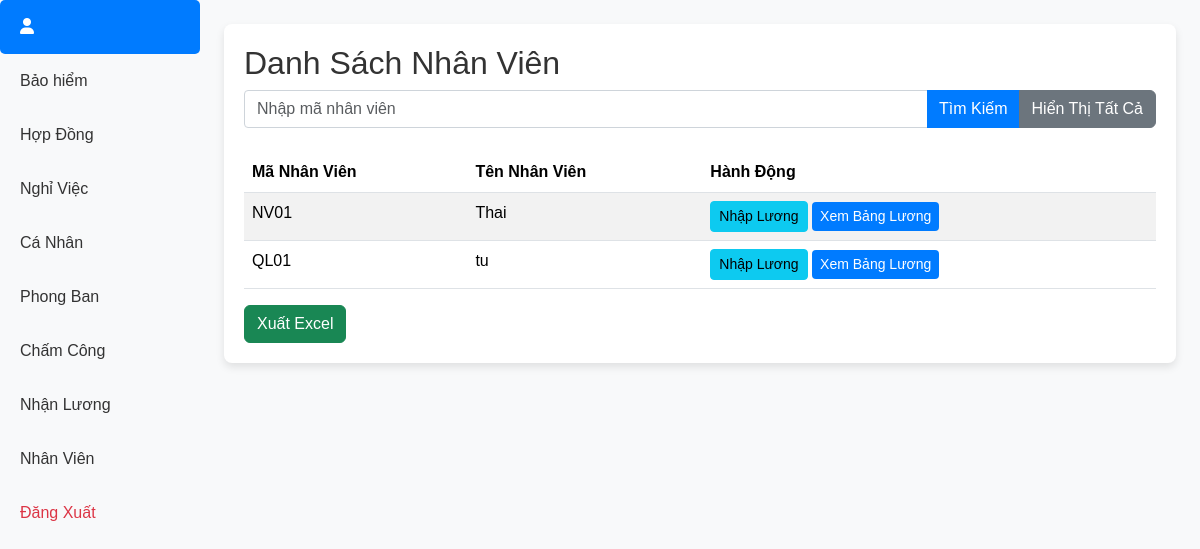
The page /salary/ on the database its author committed.
### hr/models.py (models this page shows, shortened)
class NhanVien(models.Model):
    GIOI_TINH_CHOICES = [
        (0, 'Nữ'),
        (1, 'Nam'),
    ]
    ma_nhan_vien = models.CharField(max_length=30, primary_key=True)
    mat_khau = models.CharField(max_length=100)
    ho_ten = models.CharField(max_length=50)
    ngay_sinh = models.DateField()
    que_quan = models.CharField(max_length=100)
    hinh_anh = models.ImageField(upload_to='hinh_anh_nhan_vien/', blank=True, null=True)
    gioi_tinh = models.IntegerField(choices=GIOI_TINH_CHOICES)
    dan_toc = models.CharField(max_length=10)
    sdt_nhan_vien = models.CharField(max_length=11)
    ma_chuc_vu_nv = models.ForeignKey('ChucVuNhanVien', on_delete=models.CASCADE)
    trang_thai = models.BooleanField()
    ma_phong_ban = models.ForeignKey(PhongBan, on_delete=models.CASCADE)
    ma_hop_dong = models.ForeignKey('HopDong', on_delete=models.CASCADE)
    ma_chuyen_nganh = models.ForeignKey(ChuyenNganh, on_delete=models.CASCADE)
    ma_trinh_do_hoc_van = models.ForeignKey('TrinhDoHocVan', on_delete=models.CASCADE)
    cmdn = models.CharField(max_length=50)

### hr/views.py (the view)
# urls.py: path('salary/', salary_view, name='salary'),
def salary_view(request):
    search_query = request.GET.get('ma_nhan_vien', '')
    if search_query:
        employees = NhanVien.objects.filter(ma_nhan_vien__icontains=search_query)
    else:
        employees = NhanVien.objects.all()
    return render(request, 'salary.html', {'employees': employees})

### hr/templates/salary.html (shortened to what this page needs)
{% extends 'home.html' %}
{% block content %}
<div class="container mt-4">
    <h2>Danh Sách Nhân Viên</h2>
    <form method="GET" action="{% url 'salary' %}" class="mb-4">
        <div class="input-group">
            <input type="text" name="ma_nhan_vien" class="form-control" placeholder="Nhập mã nhân viên" required>
            <button class="btn btn-primary" type="submit">Tìm Kiếm</button>
            <a href="{% url 'salary' %}" class="btn btn-secondary ml-2">Hiển Thị Tất Cả</a>
        </div>
    </form>
    <table class="table table-striped">
        <thead>
            <tr>
                <th>Mã Nhân Viên</th>
                <th>Tên Nhân Viên</th>
                <th>Hành Động</th>
            </tr>
        </thead>
        <tbody>
            {% for employee in employees %}
            <tr>
                <td>{{ employee.ma_nhan_vien }}</td>
                <td>{{ employee.ho_ten }}</td>
                <td>
                    <a href="{% url 'enter_salary' employee.ma_nhan_vien %}" class="btn btn-info btn-sm">Nhập Lương</a>
                    <a href="{% url 'view_salary' employee.ma_nhan_vien %}" class="btn btn-primary btn-sm">Xem Bảng Lương</a>
                </td>
            </tr>
            {% empty %}
            <tr>
                <td colspan="3">Chưa có nhân viên nào.</td>
            </tr>
            {% endfor %}
        </tbody>
    </table>
    <form method="GET" action="{% url 'export_excel' %}" class="d-inline">
        <button type="submit" class="btn btn-success">Xuất Excel</button>
    </form>
</div>
{% endblock %}

### hr/static/css/styles.css (style rules this page uses)
body { font-family: 'Arial', sans-serif; margin: 0; padding: 0; }

### hr/static/main.css (style rules this page uses)
body { background-image: url('/static/hr/background.jpg'); background-size: cover; background-position: center; height: 100vh; margin: 0; padding: 0; }
.container { background-color: rgba(255, 255, 255, 0.8); padding: 30px; border-radius: 10px; box-shadow: 0 4px 8px rgba(0, 0, 0, 0.2); }
h2, h1 { color: #333; }
.form-control { border-radius: 5px; }
.btn-primary { background-color: #007bff; border: none; }
body { background-color: #f8f9fa; font-family: Arial, sans-serif; }
.container { background-color: #ffffff; border-radius: 8px; box-shadow: 0 4px 8px rgba(0, 0, 0, 0.1); padding: 20px; }
.form-control { border: 1px solid #ced4da; border-radius: 4px; }

### rows shown on the page
NhanVien: ma_nhan_vien "NV01", ho_ten "Thai"
NhanVien: ma_nhan_vien "QL01", ho_ten "tu"
